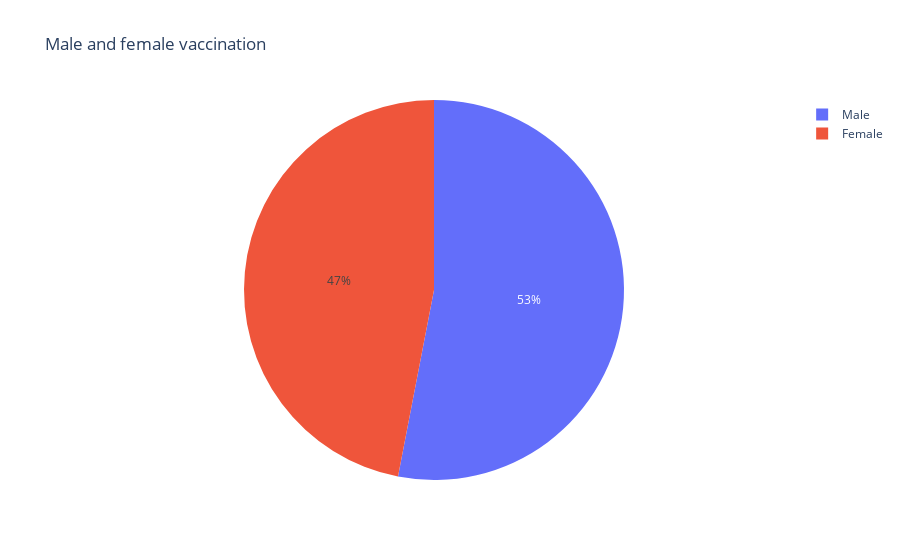

Write notebook code for a chart like this one.
### Code cell
male = vaccination['Male(Individuals Vaccinated)'].sum()
female = vaccination['Female(Individuals Vaccinated)'].sum()
px.pie(names = ["Male","Female"], values = [male, female], title = "Male and female vaccination")

### Figure 1 — Plotly figure (JSON) as saved in the notebook; plotly's stock layout.template omitted (floating-point values rounded to 4 significant figures)
{"data": [{"domain": {"x": [0, 1], "y": [0, 1]}, "hovertemplate": "label=%{label}<br>value=%{value}<extra></extra>", "labels": ["Male", "Female"], "legendgroup": "", "name": "", "showlegend": true, "type": "pie", "values": [7138698858, 6321628736]}], "layout": {"legend": {"tracegroupgap": 0}, "title": {"text": "Male and female vaccination"}}}
